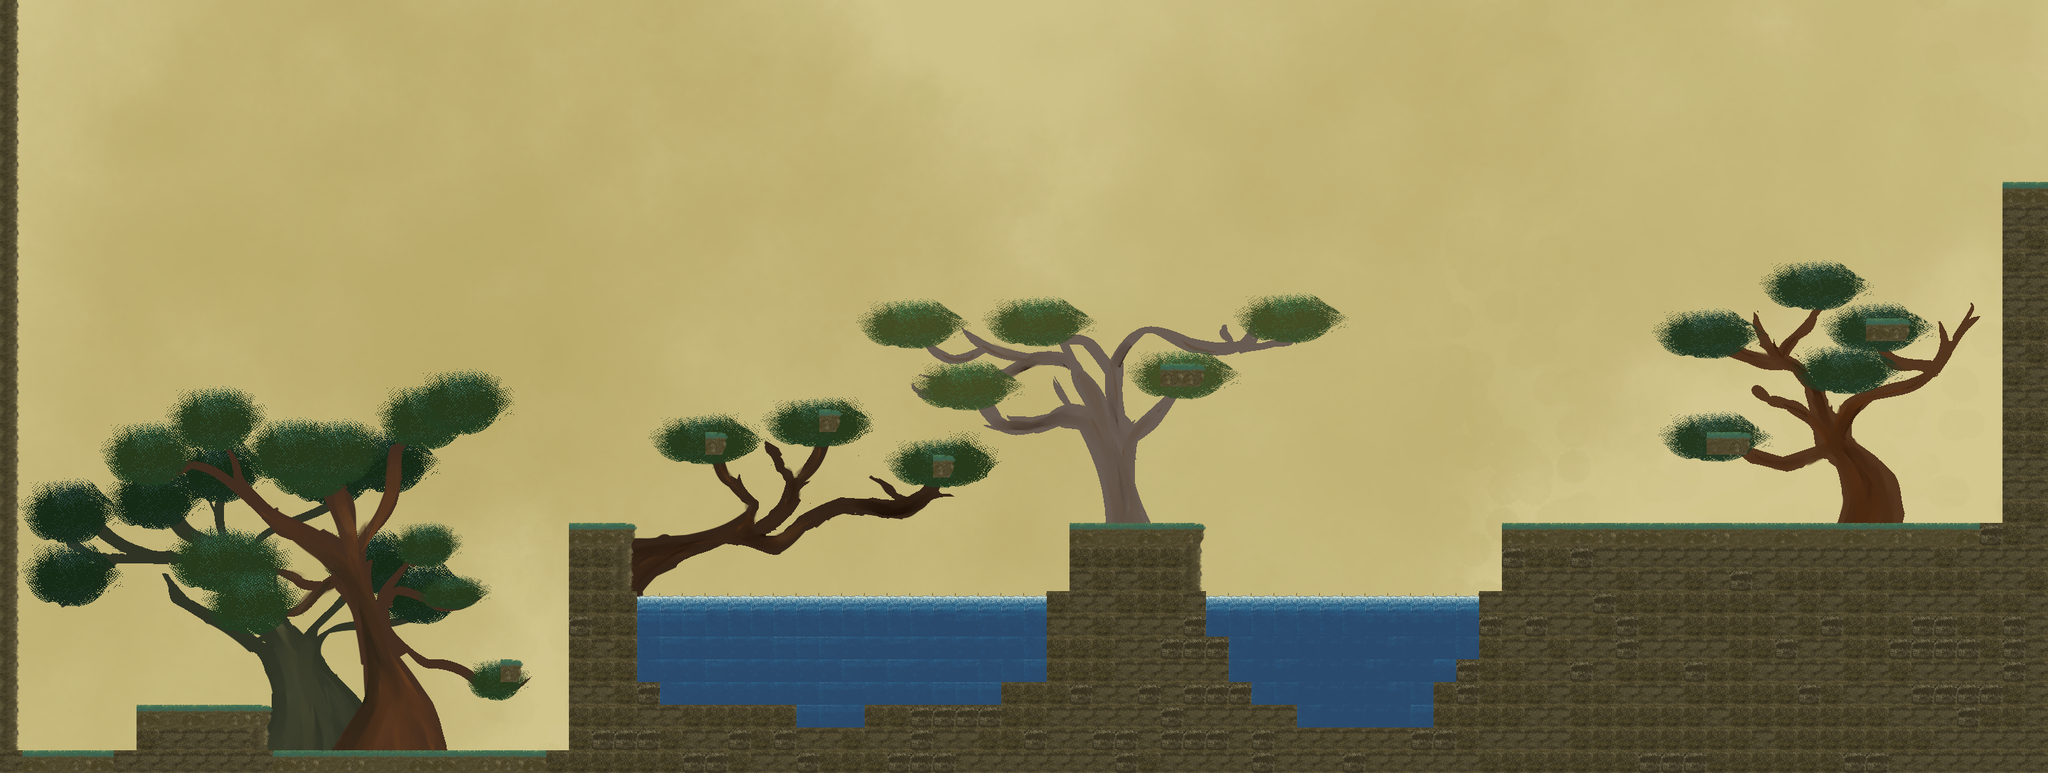

A 2D game scene composited from a Tiled map and its tileset images. What follows is a short description and the map's XML, with each tile layer's data collapsed to a summary:
An orthogonal 90x34 tile map with 32x32 px tiles, 2 tile layers (Foreground 2, Background 2), 2 tilesets, 2 image layers and 8 objects (3x trigger, 2x floor, player_start, checkpoint, waterShrine).

<map version="1.0" orientation="orthogonal" renderorder="right-down" width="90" height="34" tilewidth="32" tileheight="32" nextobjectid="14">
 <tileset firstgid="1" name="tiles" tilewidth="32" tileheight="32" tilecount="9" columns="3">
  <image source="../images/badtiles.png" width="96" height="96" />
 </tileset>
 <tileset firstgid="10" name="allTerrainTiles" tilewidth="32" tileheight="32" tilecount="40" columns="5">
  <image source="../images/allTerrainTiles.png" width="160" height="256" />
 </tileset>
 <imagelayer name="Image Layer 2">
  <image source="../images/Backgrounds/WaterArea/WaterArea_bkg_3.png" width="2880" height="1088" />
  <properties>
   <property name="scrollX" type="float" value="0" />
   <property name="scrollY" type="float" value="0" />
  </properties>
 </imagelayer>
 <imagelayer name="Image Layer 1">
  <image source="../images/Backgrounds/WaterArea/WaterArea_bkg_1.png" width="2880" height="1088" />
  <properties>
   <property name="scrollX" type="float" value="1" />
   <property name="scrollY" type="float" value="1" />
  </properties>
 </imagelayer>
 <layer name="Foreground 2" width="90" height="34">
  <properties>
   <property name="tileset" value="allTerrainTiles" />
  </properties>
  <data>[3060 cells, 624 non-empty, 11 distinct tile ids]</data>
 </layer>
 <layer name="Background 2" width="90" height="34">
  <properties>
   <property name="nocollide" value="true" />
   <property name="tileset" value="allTerrainTiles" />
  </properties>
  <data>[3060 cells, 194 non-empty, 11 distinct tile ids]</data>
 </layer>
 <objectgroup name="objects">
  <object id="1" name="spawn" type="player_start" x="512" y="1008" width="32" height="32" />
  <object id="2" name="Water Shrine Trigger" type="trigger" x="192" y="864" width="160" height="128.152">
   <properties>
    <property name="triggerType" value="waterShrine" />
   </properties>
  </object>
  <object id="3" name="Checkpoint" type="checkpoint" x="800" y="704" width="32" height="32" />
  <object id="4" name="killzone" type="floor" x="1696" y="832" width="384" height="32" />
  <object id="5" name="killzone" type="floor" x="896" y="832" width="576" height="32" />
  <object id="9" name="Trigger to Main Area" type="trigger" x="2848" y="0" width="32" height="256">
   <properties>
    <property name="triggerType" value="waterToMain" />
   </properties>
  </object>
  <object id="11" name="Water Shrine" type="waterShrine" x="256" y="960" width="32" height="32" />
  <object id="12" name="Instrument Pickup" type="trigger" x="64" y="1024" width="32" height="32">
   <properties>
    <property name="triggerType" value="instrumentPickup" />
   </properties>
  </object>
 </objectgroup>
</map>